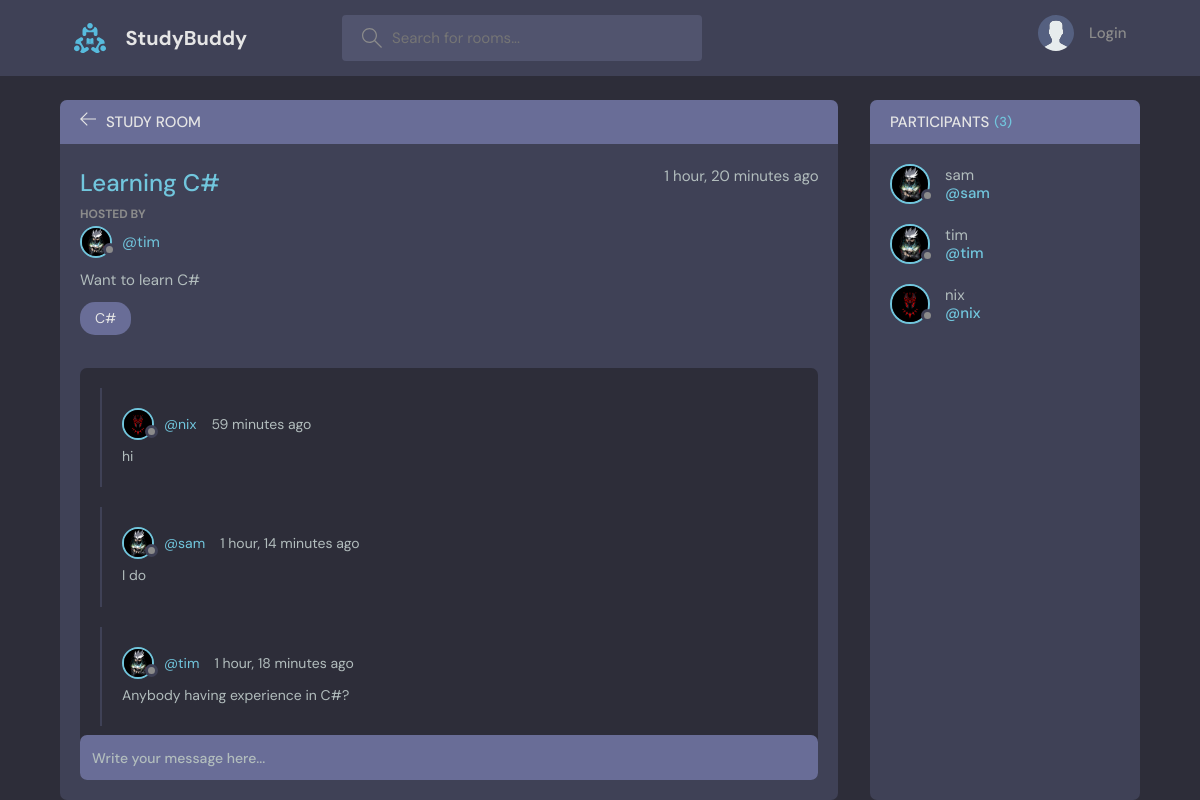
Page /room/2/ on the committed database.
### base/models.py (models this page shows, shortened)
class Room(models.Model):
    host=  models.ForeignKey(User, on_delete=models.SET_NULL, null = True)
    topic = models.ForeignKey(Topic, on_delete=models.SET_NULL, null = True)
    name = models.CharField(max_length=100)
    description = models.TextField(null=True, blank=True)
    participants = models.ManyToManyField(User, related_name='participants',blank=True)
    updated = models.DateTimeField(auto_now=True)
    created = models.DateTimeField(auto_now_add=True)
    class Meta:
        ordering = ['-updated', '-created']

class User(AbstractUser):
    name = models.CharField(max_length=100,null=True)
    email = models.EmailField(unique=True, null=True)
    bio = models.TextField(null=True)
    avatar = models.ImageField(null=True, default="avatar.svg")
    USERNAME_FIELD = 'email'
    REQUIRED_FIELDS = []

class Topic(models.Model):
    name = models.CharField(max_length=200)
    def __str__(self):
        return self.name

class Message(models.Model):
    user = models.ForeignKey(User, on_delete=models.CASCADE)
    room = models.ForeignKey(Room , on_delete=models.CASCADE)
    body = models.TextField(null=True, blank=True)
    updated = models.DateTimeField(auto_now=True)
    created = models.DateTimeField(auto_now_add=True)
    class Meta:
        ordering = ['-updated', '-created']

### base/views.py (the view, shortened to what this page needs)
# urls.py: path('room/<str:pk>/', views.room, name='room'),
def room(request, pk):
    room = Room.objects.get(id=pk)
    room_messages = room.message_set.all()
    participants = room.participants.all()
    context = {'room': room, 'room_messages': room_messages, 'participants': participants}
    return render(request, 'base/room.html', context)

### base/templates/base/room.html (shortened to what this page needs)
{% extends 'main.html' %}
{% block content %}
    <main class="profile-page layout layout--2">
      <div class="container">
        <div class="room">
          <div class="room__top">
            <div class="room__topLeft">
              <a href="{% url 'home' %}">
                <svg version="1.1" xmlns="http://www.w3.org/2000/svg" width="32" height="32" viewBox="0 0 32 32">
                  <title>arrow-left</title>
                  <path
                    d="M13.723 2.286l-13.723 13.714 13.719 13.714 1.616-1.611-10.96-10.96h27.625v-2.286h-27.625l10.965-10.965-1.616-1.607z"
                  ></path>
                </svg>
              </a>
              <h3>Study Room</h3>
            </div>
          </div>
          <div class="room__box scroll">
            <div class="room__header scroll">
              <div class="room__info">
                <h3>{{room.name}}</h3>
                <span>{{room.created|timesince}} ago</span>
              </div>
              <div class="room__hosted">
                <p>Hosted By</p>
                <a href="{% url 'profile' room.host.id %}" class="room__author">
                  <div class="avatar avatar--small">
                    <img src="{{room.host.avatar.url}}" />
                  </div>
                  <span>@{{room.host.username}}</span>
                </a>
              </div>
              <div class="room__details">
                {{room.description}}
              </div>
              <span class="room__topics">{{room.topic}}</span>
            </div>
            <div class="room__conversation">
              <div class="threads scroll">
                {% for message in room_messages %}
                <div class="thread">
                  <div class="thread__top">
                    <div class="thread__author">
                      <a href="{% url 'profile' message.user.id %}" class="thread__authorInfo">
                        <div class="avatar avatar--small">
                          <img src="{{message.user.avatar.url}}" />
                        </div>
                        <span>@{{message.user.username}}</span>
                      </a>
                      <span class="thread__date">{{message.created|timesince}} ago</span>
                    </div>
                  </div>
                  <div class="thread__details">
                    {{message.body}}
                  </div>
                </div>
                {% endfor %}
              </div>
            </div>
          </div>
          <div class="room__message">
            <form action="" method="POST">
              <input name="body" placeholder="Write your message here..." />
            </form>
          </div>
        </div>
        <div class="participants">
          <h3 class="participants__top">Participants <span>({{participants.count}})</span></h3>
          <div class="participants__list scroll">
            {% for user in participants %}
            <a href="{% url 'profile' user.id %}" class="participant">
              <div class="avatar avatar--medium">
                <img src="{{user.avatar.url}}" />
              </div>
              <p>
                {{user.username}}
                <span>@{{user.username}}</span>
              </p>
            </a>
            {% endfor %}
          </div>
        </div>
      </div>
    </main>
    {% endblock %}

### rows in the picture
Room: name "Learning C#", created "1 hour, 20 minutes", host.avatar (picture), host.username "tim", description "Want to learn C#", topic "C#"
Message: user.avatar (picture), user.username "nix", created "59 minutes", body "hi"
Message: user.avatar (picture), user.username "sam", created "1 hour, 14 minutes", body "I do"
Message: user.avatar (picture), user.username "tim", created "1 hour, 18 minutes", body "Anybody having experience in C#?"
User: avatar (picture), username "sam"
User: avatar (picture), username "tim"
User: avatar (picture), username "nix"

### other values in the picture
{{ participants.count }} "3"
